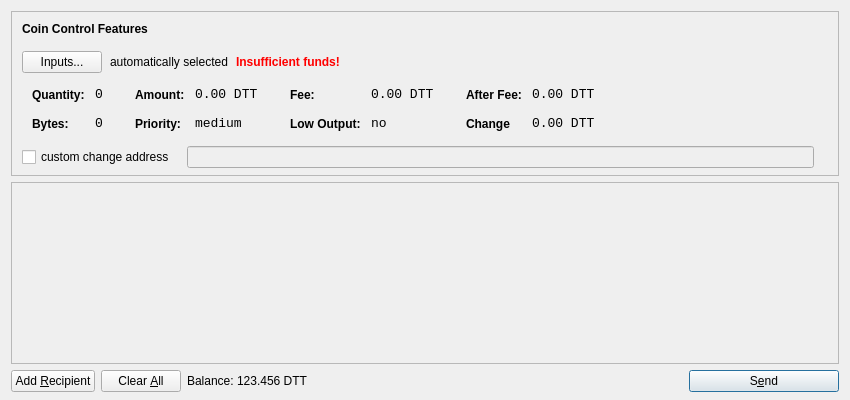
<?xml version="1.0" encoding="UTF-8"?>
<ui version="4.0">
 <class>SendCoinsDialog</class>
 <widget class="QDialog" name="SendCoinsDialog">
  <property name="geometry">
   <rect>
    <x>0</x>
    <y>0</y>
    <width>850</width>
    <height>400</height>
   </rect>
  </property>
  <property name="windowTitle">
   <string>Send Coins</string>
  </property>
  <layout class="QVBoxLayout" name="verticalLayout" stretch="0,1,0">
   <property name="bottomMargin">
    <number>8</number>
   </property>
   <item>
    <widget class="QFrame" name="frameCoinControl">
     <property name="sizePolicy">
      <sizepolicy hsizetype="Expanding" vsizetype="Expanding">
       <horstretch>0</horstretch>
       <verstretch>0</verstretch>
      </sizepolicy>
     </property>
     <property name="maximumSize">
      <size>
       <width>16777215</width>
       <height>16777215</height>
      </size>
     </property>
     <property name="frameShape">
      <enum>QFrame::StyledPanel</enum>
     </property>
     <property name="frameShadow">
      <enum>QFrame::Sunken</enum>
     </property>
     <layout class="QVBoxLayout" name="verticalLayoutCoinControl2">
      <property name="spacing">
       <number>6</number>
      </property>
      <property name="leftMargin">
       <number>0</number>
      </property>
      <property name="topMargin">
       <number>0</number>
      </property>
      <property name="rightMargin">
       <number>0</number>
      </property>
      <property name="bottomMargin">
       <number>6</number>
      </property>
      <item>
       <layout class="QVBoxLayout" name="verticalLayoutCoinControl" stretch="0,0,0,0,1">
        <property name="spacing">
         <number>0</number>
        </property>
        <property name="leftMargin">
         <number>10</number>
        </property>
        <property name="topMargin">
         <number>10</number>
        </property>
        <item>
         <layout class="QHBoxLayout" name="horizontalLayoutCoinControl1">
          <property name="bottomMargin">
           <number>15</number>
          </property>
          <item>
           <widget class="QLabel" name="labelCoinControlFeatures">
            <property name="sizePolicy">
             <sizepolicy hsizetype="Preferred" vsizetype="Maximum">
              <horstretch>0</horstretch>
              <verstretch>0</verstretch>
             </sizepolicy>
            </property>
            <property name="font">
             <font>
              <weight>75</weight>
              <bold>true</bold>
             </font>
            </property>
            <property name="styleSheet">
             <string notr="true">font-weight:bold;</string>
            </property>
            <property name="text">
             <string>Coin Control Features</string>
            </property>
           </widget>
          </item>
         </layout>
        </item>
        <item>
         <layout class="QHBoxLayout" name="horizontalLayoutCoinControl2" stretch="0,0,0,0">
          <property name="spacing">
           <number>8</number>
          </property>
          <property name="bottomMargin">
           <number>10</number>
          </property>
          <item>
           <widget class="QPushButton" name="pushButtonCoinControl">
            <property name="styleSheet">
             <string notr="true"/>
            </property>
            <property name="text">
             <string>Inputs...</string>
            </property>
           </widget>
          </item>
          <item>
           <widget class="QLabel" name="labelCoinControlAutomaticallySelected">
            <property name="text">
             <string>automatically selected</string>
            </property>
            <property name="margin">
             <number>5</number>
            </property>
           </widget>
          </item>
          <item>
           <widget class="QLabel" name="labelCoinControlInsuffFunds">
            <property name="font">
             <font>
              <weight>75</weight>
              <bold>true</bold>
             </font>
            </property>
            <property name="styleSheet">
             <string notr="true">color:red;font-weight:bold;</string>
            </property>
            <property name="text">
             <string>Insufficient funds!</string>
            </property>
            <property name="margin">
             <number>5</number>
            </property>
           </widget>
          </item>
          <item>
           <spacer name="horizontalSpacerCoinControl">
            <property name="orientation">
             <enum>Qt::Horizontal</enum>
            </property>
            <property name="sizeHint" stdset="0">
             <size>
              <width>40</width>
              <height>1</height>
             </size>
            </property>
           </spacer>
          </item>
         </layout>
        </item>
        <item>
         <widget class="QWidget" name="widgetCoinControl" native="true">
          <property name="sizePolicy">
           <sizepolicy hsizetype="Preferred" vsizetype="Preferred">
            <horstretch>0</horstretch>
            <verstretch>0</verstretch>
           </sizepolicy>
          </property>
          <property name="minimumSize">
           <size>
            <width>0</width>
            <height>0</height>
           </size>
          </property>
          <property name="styleSheet">
           <string notr="true"/>
          </property>
          <layout class="QHBoxLayout" name="horizontalLayoutCoinControl5">
           <property name="margin">
            <number>0</number>
           </property>
           <item>
            <layout class="QHBoxLayout" name="horizontalLayoutCoinControl3" stretch="0,0,0,1">
             <property name="spacing">
              <number>20</number>
             </property>
             <property name="topMargin">
              <number>0</number>
             </property>
             <property name="bottomMargin">
              <number>10</number>
             </property>
             <item>
              <layout class="QFormLayout" name="formLayoutCoinControl1">
               <property name="horizontalSpacing">
                <number>10</number>
               </property>
               <property name="verticalSpacing">
                <number>14</number>
               </property>
               <property name="leftMargin">
                <number>10</number>
               </property>
               <property name="topMargin">
                <number>4</number>
               </property>
               <property name="rightMargin">
                <number>6</number>
               </property>
               <item row="0" column="0">
                <widget class="QLabel" name="labelCoinControlQuantityText">
                 <property name="styleSheet">
                  <string notr="true">font-weight:bold;</string>
                 </property>
                 <property name="text">
                  <string>Quantity:</string>
                 </property>
                 <property name="margin">
                  <number>0</number>
                 </property>
                </widget>
               </item>
               <item row="0" column="1">
                <widget class="QLabel" name="labelCoinControlQuantity">
                 <property name="font">
                  <font>
                   <family>Monospace</family>
                   <pointsize>10</pointsize>
                  </font>
                 </property>
                 <property name="cursor">
                  <cursorShape>IBeamCursor</cursorShape>
                 </property>
                 <property name="contextMenuPolicy">
                  <enum>Qt::ActionsContextMenu</enum>
                 </property>
                 <property name="text">
                  <string>0</string>
                 </property>
                 <property name="margin">
                  <number>0</number>
                 </property>
                 <property name="textInteractionFlags">
                  <set>Qt::LinksAccessibleByMouse|Qt::TextSelectableByKeyboard|Qt::TextSelectableByMouse</set>
                 </property>
                </widget>
               </item>
               <item row="1" column="0">
                <widget class="QLabel" name="labelCoinControlBytesText">
                 <property name="styleSheet">
                  <string notr="true">font-weight:bold;</string>
                 </property>
                 <property name="text">
                  <string>Bytes:</string>
                 </property>
                </widget>
               </item>
               <item row="1" column="1">
                <widget class="QLabel" name="labelCoinControlBytes">
                 <property name="font">
                  <font>
                   <family>Monospace</family>
                   <pointsize>10</pointsize>
                  </font>
                 </property>
                 <property name="cursor">
                  <cursorShape>IBeamCursor</cursorShape>
                 </property>
                 <property name="contextMenuPolicy">
                  <enum>Qt::ActionsContextMenu</enum>
                 </property>
                 <property name="text">
                  <string>0</string>
                 </property>
                 <property name="textInteractionFlags">
                  <set>Qt::LinksAccessibleByMouse|Qt::TextSelectableByKeyboard|Qt::TextSelectableByMouse</set>
                 </property>
                </widget>
               </item>
              </layout>
             </item>
             <item>
              <layout class="QFormLayout" name="formLayoutCoinControl2">
               <property name="horizontalSpacing">
                <number>10</number>
               </property>
               <property name="verticalSpacing">
                <number>14</number>
               </property>
               <property name="leftMargin">
                <number>6</number>
               </property>
               <property name="topMargin">
                <number>4</number>
               </property>
               <property name="rightMargin">
                <number>6</number>
               </property>
               <item row="0" column="0">
                <widget class="QLabel" name="labelCoinControlAmountText">
                 <property name="styleSheet">
                  <string notr="true">font-weight:bold;</string>
                 </property>
                 <property name="text">
                  <string>Amount:</string>
                 </property>
                 <property name="margin">
                  <number>0</number>
                 </property>
                </widget>
               </item>
               <item row="0" column="1">
                <widget class="QLabel" name="labelCoinControlAmount">
                 <property name="font">
                  <font>
                   <family>Monospace</family>
                   <pointsize>10</pointsize>
                  </font>
                 </property>
                 <property name="cursor">
                  <cursorShape>IBeamCursor</cursorShape>
                 </property>
                 <property name="contextMenuPolicy">
                  <enum>Qt::ActionsContextMenu</enum>
                 </property>
                 <property name="text">
                  <string>0.00 DTT</string>
                 </property>
                 <property name="textInteractionFlags">
                  <set>Qt::LinksAccessibleByMouse|Qt::TextSelectableByKeyboard|Qt::TextSelectableByMouse</set>
                 </property>
                </widget>
               </item>
               <item row="1" column="0">
                <widget class="QLabel" name="labelCoinControlPriorityText">
                 <property name="styleSheet">
                  <string notr="true">font-weight:bold;</string>
                 </property>
                 <property name="text">
                  <string>Priority:</string>
                 </property>
                </widget>
               </item>
               <item row="1" column="1">
                <widget class="QLabel" name="labelCoinControlPriority">
                 <property name="font">
                  <font>
                   <family>Monospace</family>
                   <pointsize>10</pointsize>
                  </font>
                 </property>
                 <property name="cursor">
                  <cursorShape>IBeamCursor</cursorShape>
                 </property>
                 <property name="contextMenuPolicy">
                  <enum>Qt::ActionsContextMenu</enum>
                 </property>
                 <property name="text">
                  <string>medium</string>
                 </property>
                 <property name="textInteractionFlags">
                  <set>Qt::LinksAccessibleByMouse|Qt::TextSelectableByKeyboard|Qt::TextSelectableByMouse</set>
                 </property>
                </widget>
               </item>
              </layout>
             </item>
             <item>
              <layout class="QFormLayout" name="formLayoutCoinControl3">
               <property name="horizontalSpacing">
                <number>10</number>
               </property>
               <property name="verticalSpacing">
                <number>14</number>
               </property>
               <property name="leftMargin">
                <number>6</number>
               </property>
               <property name="topMargin">
                <number>4</number>
               </property>
               <property name="rightMargin">
                <number>6</number>
               </property>
               <item row="0" column="0">
                <widget class="QLabel" name="labelCoinControlFeeText">
                 <property name="styleSheet">
                  <string notr="true">font-weight:bold;</string>
                 </property>
                 <property name="text">
                  <string>Fee:</string>
                 </property>
                 <property name="margin">
                  <number>0</number>
                 </property>
                </widget>
               </item>
               <item row="0" column="1">
                <widget class="QLabel" name="labelCoinControlFee">
                 <property name="font">
                  <font>
                   <family>Monospace</family>
                   <pointsize>10</pointsize>
                  </font>
                 </property>
                 <property name="cursor">
                  <cursorShape>IBeamCursor</cursorShape>
                 </property>
                 <property name="contextMenuPolicy">
                  <enum>Qt::ActionsContextMenu</enum>
                 </property>
                 <property name="text">
                  <string>0.00 DTT</string>
                 </property>
                 <property name="textInteractionFlags">
                  <set>Qt::LinksAccessibleByMouse|Qt::TextSelectableByKeyboard|Qt::TextSelectableByMouse</set>
                 </property>
                </widget>
               </item>
               <item row="1" column="0">
                <widget class="QLabel" name="labelCoinControlLowOutputText">
                 <property name="styleSheet">
                  <string notr="true">font-weight:bold;</string>
                 </property>
                 <property name="text">
                  <string>Low Output:</string>
                 </property>
                </widget>
               </item>
               <item row="1" column="1">
                <widget class="QLabel" name="labelCoinControlLowOutput">
                 <property name="font">
                  <font>
                   <family>Monospace</family>
                   <pointsize>10</pointsize>
                  </font>
                 </property>
                 <property name="cursor">
                  <cursorShape>IBeamCursor</cursorShape>
                 </property>
                 <property name="contextMenuPolicy">
                  <enum>Qt::ActionsContextMenu</enum>
                 </property>
                 <property name="text">
                  <string>no</string>
                 </property>
                 <property name="textInteractionFlags">
                  <set>Qt::LinksAccessibleByMouse|Qt::TextSelectableByKeyboard|Qt::TextSelectableByMouse</set>
                 </property>
                </widget>
               </item>
              </layout>
             </item>
             <item>
              <layout class="QFormLayout" name="formLayoutCoinControl4">
               <property name="horizontalSpacing">
                <number>10</number>
               </property>
               <property name="verticalSpacing">
                <number>14</number>
               </property>
               <property name="leftMargin">
                <number>6</number>
               </property>
               <property name="topMargin">
                <number>4</number>
               </property>
               <property name="rightMargin">
                <number>6</number>
               </property>
               <item row="0" column="0">
                <widget class="QLabel" name="labelCoinControlAfterFeeText">
                 <property name="styleSheet">
                  <string notr="true">font-weight:bold;</string>
                 </property>
                 <property name="text">
                  <string>After Fee:</string>
                 </property>
                 <property name="margin">
                  <number>0</number>
                 </property>
                </widget>
               </item>
               <item row="0" column="1">
                <widget class="QLabel" name="labelCoinControlAfterFee">
                 <property name="font">
                  <font>
                   <family>Monospace</family>
                   <pointsize>10</pointsize>
                  </font>
                 </property>
                 <property name="cursor">
                  <cursorShape>IBeamCursor</cursorShape>
                 </property>
                 <property name="contextMenuPolicy">
                  <enum>Qt::ActionsContextMenu</enum>
                 </property>
                 <property name="text">
                  <string>0.00 DTT</string>
                 </property>
                 <property name="textInteractionFlags">
                  <set>Qt::LinksAccessibleByMouse|Qt::TextSelectableByKeyboard|Qt::TextSelectableByMouse</set>
                 </property>
                </widget>
               </item>
               <item row="1" column="0">
                <widget class="QLabel" name="labelCoinControlChangeText">
                 <property name="styleSheet">
                  <string notr="true">font-weight:bold;</string>
                 </property>
                 <property name="text">
                  <string>Change</string>
                 </property>
                </widget>
               </item>
               <item row="1" column="1">
                <widget class="QLabel" name="labelCoinControlChange">
                 <property name="font">
                  <font>
                   <family>Monospace</family>
                   <pointsize>10</pointsize>
                  </font>
                 </property>
                 <property name="cursor">
                  <cursorShape>IBeamCursor</cursorShape>
                 </property>
                 <property name="contextMenuPolicy">
                  <enum>Qt::ActionsContextMenu</enum>
                 </property>
                 <property name="text">
                  <string>0.00 DTT</string>
                 </property>
                 <property name="textInteractionFlags">
                  <set>Qt::LinksAccessibleByMouse|Qt::TextSelectableByKeyboard|Qt::TextSelectableByMouse</set>
                 </property>
                </widget>
               </item>
              </layout>
             </item>
            </layout>
           </item>
          </layout>
         </widget>
        </item>
        <item>
         <layout class="QHBoxLayout" name="horizontalLayoutCoinControl4" stretch="0,0,0">
          <property name="spacing">
           <number>12</number>
          </property>
          <property name="sizeConstraint">
           <enum>QLayout::SetDefaultConstraint</enum>
          </property>
          <property name="topMargin">
           <number>5</number>
          </property>
          <property name="rightMargin">
           <number>5</number>
          </property>
          <item>
           <widget class="QCheckBox" name="checkBoxCoinControlChange">
            <property name="text">
             <string>custom change address</string>
            </property>
           </widget>
          </item>
          <item>
           <widget class="QLineEdit" name="lineEditCoinControlChange">
            <property name="enabled">
             <bool>false</bool>
            </property>
            <property name="sizePolicy">
             <sizepolicy hsizetype="Expanding" vsizetype="Fixed">
              <horstretch>0</horstretch>
              <verstretch>0</verstretch>
             </sizepolicy>
            </property>
           </widget>
          </item>
          <item>
           <widget class="QLabel" name="labelCoinControlChangeLabel">
            <property name="sizePolicy">
             <sizepolicy hsizetype="Preferred" vsizetype="Expanding">
              <horstretch>0</horstretch>
              <verstretch>0</verstretch>
             </sizepolicy>
            </property>
            <property name="minimumSize">
             <size>
              <width>0</width>
              <height>0</height>
             </size>
            </property>
            <property name="text">
             <string/>
            </property>
            <property name="margin">
             <number>3</number>
            </property>
           </widget>
          </item>
         </layout>
        </item>
        <item>
         <spacer name="verticalSpacerCoinControl">
          <property name="orientation">
           <enum>Qt::Vertical</enum>
          </property>
          <property name="sizeHint" stdset="0">
           <size>
            <width>800</width>
            <height>1</height>
           </size>
          </property>
         </spacer>
        </item>
       </layout>
      </item>
     </layout>
    </widget>
   </item>
   <item>
    <widget class="QScrollArea" name="scrollArea">
     <property name="widgetResizable">
      <bool>true</bool>
     </property>
     <widget class="QWidget" name="scrollAreaWidgetContents">
      <property name="geometry">
       <rect>
        <x>0</x>
        <y>0</y>
        <width>830</width>
        <height>162</height>
       </rect>
      </property>
      <layout class="QVBoxLayout" name="verticalLayout_2">
       <property name="margin">
        <number>0</number>
       </property>
       <item>
        <layout class="QVBoxLayout" name="entries">
         <property name="spacing">
          <number>6</number>
         </property>
        </layout>
       </item>
       <item>
        <spacer name="verticalSpacer">
         <property name="orientation">
          <enum>Qt::Vertical</enum>
         </property>
         <property name="sizeHint" stdset="0">
          <size>
           <width>20</width>
           <height>40</height>
          </size>
         </property>
        </spacer>
       </item>
      </layout>
     </widget>
    </widget>
   </item>
   <item>
    <layout class="QHBoxLayout" name="horizontalLayout">
     <item>
      <widget class="QPushButton" name="addButton">
       <property name="toolTip">
        <string>Send to multiple recipients at once</string>
       </property>
       <property name="text">
        <string>Add &amp;Recipient</string>
       </property>
       <property name="icon">
        <iconset resource="../bitcoin.qrc">
         <normaloff>:/icons/add</normaloff>:/icons/add</iconset>
       </property>
       <property name="autoDefault">
        <bool>false</bool>
       </property>
      </widget>
     </item>
     <item>
      <widget class="QPushButton" name="clearButton">
       <property name="sizePolicy">
        <sizepolicy hsizetype="Minimum" vsizetype="Fixed">
         <horstretch>0</horstretch>
         <verstretch>0</verstretch>
        </sizepolicy>
       </property>
       <property name="toolTip">
        <string>Remove all transaction fields</string>
       </property>
       <property name="text">
        <string>Clear &amp;All</string>
       </property>
       <property name="icon">
        <iconset resource="../bitcoin.qrc">
         <normaloff>:/icons/remove</normaloff>:/icons/remove</iconset>
       </property>
       <property name="autoRepeatDelay">
        <number>300</number>
       </property>
       <property name="autoDefault">
        <bool>false</bool>
       </property>
      </widget>
     </item>
     <item>
      <layout class="QHBoxLayout" name="horizontalLayout_2">
       <property name="spacing">
        <number>3</number>
       </property>
       <item>
        <widget class="QLabel" name="label">
         <property name="sizePolicy">
          <sizepolicy hsizetype="Preferred" vsizetype="Fixed">
           <horstretch>0</horstretch>
           <verstretch>0</verstretch>
          </sizepolicy>
         </property>
         <property name="text">
          <string>Balance:</string>
         </property>
        </widget>
       </item>
       <item>
        <widget class="QLabel" name="labelBalance">
         <property name="sizePolicy">
          <sizepolicy hsizetype="Preferred" vsizetype="Fixed">
           <horstretch>0</horstretch>
           <verstretch>0</verstretch>
          </sizepolicy>
         </property>
         <property name="cursor">
          <cursorShape>IBeamCursor</cursorShape>
         </property>
         <property name="text">
          <string>123.456 DTT</string>
         </property>
         <property name="textInteractionFlags">
          <set>Qt::LinksAccessibleByMouse|Qt::TextSelectableByKeyboard|Qt::TextSelectableByMouse</set>
         </property>
        </widget>
       </item>
      </layout>
     </item>
     <item>
      <spacer name="horizontalSpacer">
       <property name="orientation">
        <enum>Qt::Horizontal</enum>
       </property>
       <property name="sizeHint" stdset="0">
        <size>
         <width>40</width>
         <height>20</height>
        </size>
       </property>
      </spacer>
     </item>
     <item>
      <widget class="QPushButton" name="sendButton">
       <property name="minimumSize">
        <size>
         <width>150</width>
         <height>0</height>
        </size>
       </property>
       <property name="toolTip">
        <string>Confirm the send action</string>
       </property>
       <property name="text">
        <string>S&amp;end</string>
       </property>
       <property name="icon">
        <iconset resource="../bitcoin.qrc">
         <normaloff>:/icons/send</normaloff>:/icons/send</iconset>
       </property>
       <property name="default">
        <bool>true</bool>
       </property>
      </widget>
     </item>
    </layout>
   </item>
  </layout>
 </widget>
 <resources>
  <include location="../bitcoin.qrc"/>
 </resources>
 <connections/>
</ui>
